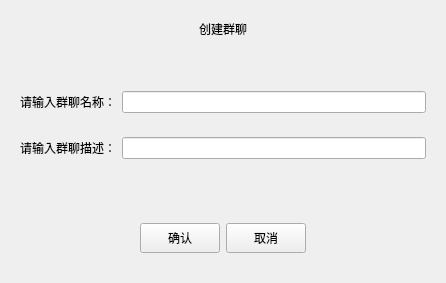
<?xml version="1.0" encoding="UTF-8"?>
<ui version="4.0">
 <class>CreateGroupPage</class>
 <widget class="QWidget" name="CreateGroupPage">
  <property name="geometry">
   <rect>
    <x>0</x>
    <y>0</y>
    <width>420</width>
    <height>200</height>
   </rect>
  </property>
  <property name="windowTitle">
   <string>Form</string>
  </property>
  <layout class="QVBoxLayout" name="verticalLayout">
   <item>
    <spacer name="verticalSpacer">
     <property name="orientation">
      <enum>Qt::Orientation::Vertical</enum>
     </property>
     <property name="sizeType">
      <enum>QSizePolicy::Policy::Fixed</enum>
     </property>
     <property name="sizeHint" stdset="0">
      <size>
       <width>20</width>
       <height>10</height>
      </size>
     </property>
    </spacer>
   </item>
   <item>
    <widget class="QLabel" name="label">
     <property name="minimumSize">
      <size>
       <width>0</width>
       <height>15</height>
      </size>
     </property>
     <property name="maximumSize">
      <size>
       <width>16777215</width>
       <height>15</height>
      </size>
     </property>
     <property name="text">
      <string>创建群聊</string>
     </property>
     <property name="alignment">
      <set>Qt::AlignmentFlag::AlignCenter</set>
     </property>
    </widget>
   </item>
   <item>
    <spacer name="verticalSpacer_2">
     <property name="orientation">
      <enum>Qt::Orientation::Vertical</enum>
     </property>
     <property name="sizeType">
      <enum>QSizePolicy::Policy::Fixed</enum>
     </property>
     <property name="sizeHint" stdset="0">
      <size>
       <width>20</width>
       <height>40</height>
      </size>
     </property>
    </spacer>
   </item>
   <item>
    <widget class="QWidget" name="widget" native="true">
     <layout class="QHBoxLayout" name="horizontalLayout">
      <item>
       <widget class="QLabel" name="label_2">
        <property name="text">
         <string>请输入群聊名称：</string>
        </property>
       </widget>
      </item>
      <item>
       <widget class="QLineEdit" name="lineEdit"/>
      </item>
     </layout>
    </widget>
   </item>
   <item>
    <widget class="QWidget" name="widget_2" native="true">
     <layout class="QHBoxLayout" name="horizontalLayout_2">
      <item>
       <widget class="QLabel" name="label_3">
        <property name="text">
         <string>请输入群聊描述：</string>
        </property>
       </widget>
      </item>
      <item>
       <widget class="QLineEdit" name="lineEdit_2"/>
      </item>
     </layout>
    </widget>
   </item>
   <item>
    <spacer name="verticalSpacer_4">
     <property name="orientation">
      <enum>Qt::Orientation::Vertical</enum>
     </property>
     <property name="sizeType">
      <enum>QSizePolicy::Policy::Fixed</enum>
     </property>
     <property name="sizeHint" stdset="0">
      <size>
       <width>20</width>
       <height>40</height>
      </size>
     </property>
    </spacer>
   </item>
   <item>
    <widget class="QWidget" name="widget_3" native="true">
     <layout class="QHBoxLayout" name="horizontalLayout_3">
      <item>
       <spacer name="horizontalSpacer">
        <property name="orientation">
         <enum>Qt::Orientation::Horizontal</enum>
        </property>
        <property name="sizeType">
         <enum>QSizePolicy::Policy::Fixed</enum>
        </property>
        <property name="sizeHint" stdset="0">
         <size>
          <width>120</width>
          <height>20</height>
         </size>
        </property>
       </spacer>
      </item>
      <item>
       <widget class="QPushButton" name="confirm_btn">
        <property name="minimumSize">
         <size>
          <width>0</width>
          <height>30</height>
         </size>
        </property>
        <property name="text">
         <string>确认</string>
        </property>
       </widget>
      </item>
      <item>
       <spacer name="horizontalSpacer_2">
        <property name="orientation">
         <enum>Qt::Orientation::Horizontal</enum>
        </property>
        <property name="sizeHint" stdset="0">
         <size>
          <width>78</width>
          <height>20</height>
         </size>
        </property>
       </spacer>
      </item>
      <item>
       <widget class="QPushButton" name="cancel_btn">
        <property name="minimumSize">
         <size>
          <width>0</width>
          <height>30</height>
         </size>
        </property>
        <property name="text">
         <string>取消</string>
        </property>
       </widget>
      </item>
      <item>
       <spacer name="horizontalSpacer_3">
        <property name="orientation">
         <enum>Qt::Orientation::Horizontal</enum>
        </property>
        <property name="sizeType">
         <enum>QSizePolicy::Policy::Fixed</enum>
        </property>
        <property name="sizeHint" stdset="0">
         <size>
          <width>120</width>
          <height>20</height>
         </size>
        </property>
       </spacer>
      </item>
     </layout>
    </widget>
   </item>
   <item>
    <spacer name="verticalSpacer_3">
     <property name="orientation">
      <enum>Qt::Orientation::Vertical</enum>
     </property>
     <property name="sizeType">
      <enum>QSizePolicy::Policy::Fixed</enum>
     </property>
     <property name="sizeHint" stdset="0">
      <size>
       <width>20</width>
       <height>10</height>
      </size>
     </property>
    </spacer>
   </item>
  </layout>
 </widget>
 <resources/>
 <connections/>
</ui>
